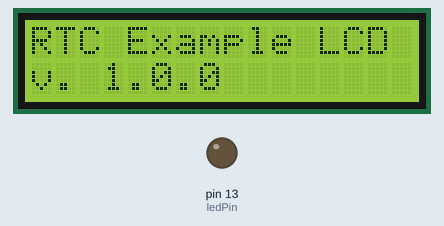
Bench run of a sketch on a simulated Arduino Uno, built with avr-gcc and run on an emulated ATmega328P. On the bench: 16×2 character LCD, output pins drawn as LEDs (lit = HIGH). The local clock reads 2024-03-15 10:24:30 at power-on unless the sketch sets it.

Above: at 0.1 s.
At 2.2 s:
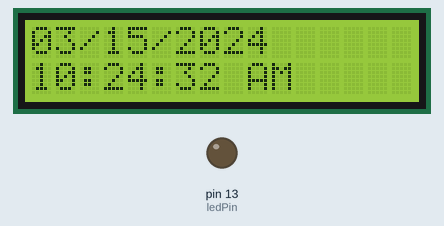
At 10.4 s:
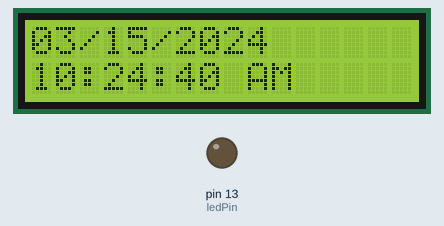
At 19.7 s:
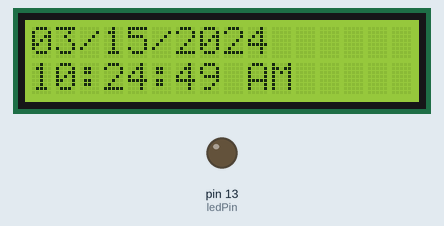
At 28.9 s:
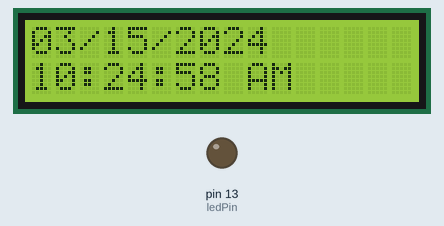
At 38.2 s:
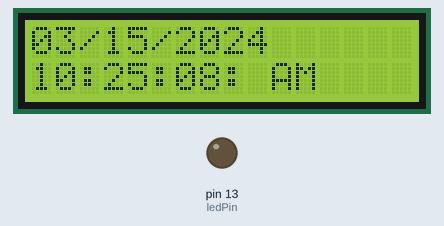

Measured:
- what the display in image 1 shows lasts 1.1 s, from 2.1 s to 3.2 s

The sketch:

RTC_Clock_Example_LCD_v_1-0-0.ino
```cpp
/*
  RTC_Clock_Example_LCD_v_1-0-0

  Version 1.0.0

  This is a simple program that reads the time from a connected RTC
  module using the DS3231 IC and displays the information to
  a I2C 2x16 LCD display.

  HARDWARE NOTE:

  The DS3231 AT24C32 RTC Module purchased from Amazon
  is designed to use a rechargeable CR2032 battery to
  keep the RTC module date time memory intact when powered
  off.  You will need to remove the 200 Ohm resistor next
  to the SCL input pin on the board to disable this recharging
  circuit when using a non-rechargeable CR2032 battery.

  RTC
  Pin:      Connected To:

  1         SCL
  2         SDA
  3         5 VDC
  4         GND

  I2C
  Display:  Connected To:

  GND       GND
  VCC       5 VDC
  SDA       SDA
  SCL       SCL

  Created:   August 29, 2024
  Modified:  August 29, 2024
  by Todd S. Canaday
  tcanaday@memphis.edu

  Arduino Compiler Version:  arduino-1.8.13

  Revision Notes:

  08/29/2024  Initial release of source code.
*/

#include <RTClib.h>
#include <LiquidCrystal_I2C.h>

#define DEBUG false                  //  set to true for console output, false for no console output...
#define Serial if(DEBUG)Serial
#define BAUDRATE 9600               //  default baud rate for console...

/********************/
/*  CONSTRUCTORS    */
/********************/
//  create an object of the DS3231 RTC module using address 0x53...
RTC_DS3231 rtc;
//  initialize I2C LCD display (address = 0x27)...
LiquidCrystal_I2C lcd(0x27,16,2);

/********************/
/*  VARIABLES       */
/********************/
const int ledPin = 13;              //  on board LED...
int delayTime = 1000;               //  variable to delay between clock readings...
int blinkDelay = 100;               //  variable to delay between LED on / off state...
long rtcReadTime = 0;               //  used to store display time for RTC clock...
//  array to define day names...
const char weekDays[7][10] = {"Sunday", "Monday", "Tuesday", "Wednesday", "Thursday", "Friday", "Saturday"};
//  array to define month names...
const char monthNames[12][10] = {"January", "February", "March", "April", "May", "June", "July", "August", "September", "October", "November", "December"};

void setup()
{
  lcd.init();                       //  initialize the I2C LCD...
  lcd.noBacklight();                //  disable backlight for the I2C LCD...
  lcd.clear();                      //  clear the I2C LCD...
  lcd.backlight();                  //  enable backlight for the I2C LCD...

  Serial.begin(BAUDRATE);           //  start the serial port in case debug...

  pinMode(ledPin, OUTPUT);          //  Pin 13 has an LED connected...
  digitalWrite(ledPin, LOW);        //  turn the LED off...

  //  display a startup message to the I2C LCD display...
  DisplayStartupMessageToLCD();
  //  delay for specified time...
  delay(2000);

  //  initialize and begin the RTC...
  if(!rtc.begin())
  {
    //  alert the user that the RTC module was not detected...
    Serial.println(F("Could not detect the RTC module!"));
    //  "blink" the onboard LED and loop forever until reset...
    while(true)
    {
      digitalWrite(ledPin, HIGH);   //  turn the LED on...
      delay(blinkDelay);            //  delay...
      digitalWrite(ledPin, LOW);    //  turn the LED off...
      delay(blinkDelay);            //  delay...
    }
  }

  //  dont need the 32K pin so disable it...
  rtc.disable32K();

  //  see if the RTC has lost its memory backup power
  //  (i.e. - battery is dying or not installed)...
  if(rtc.lostPower())
  {
    Serial.println(F("Looks like the RTC module has lost backup power!"));
    UpdateRTC();                      //  update the RTC with the current date and time...
  }
}

void loop()
{
  //  this allows the program to run within the loop on a "timed" basis
  //  so there is a delay of 'delayTime' which slows down the loop...
  if((millis() - rtcReadTime) > delayTime)
  {
    //  show the data on the I2C display...
    PrintDateTimeToDisplay();
    //  get and display the date and time from the RTC to the serial console...
    DisplayDateTimeFromRTC();
    //  set current clock cycles for next pass...
    rtcReadTime = millis();
  }
}

/**
 * Method used to set the RTC clock.
 * NOTE:  This method should only be
 * called once.
 */
void UpdateRTC()
{
  // following line sets the RTC to the Date and Time this sketch was compiled...
  rtc.adjust(DateTime(F(__DATE__), F(__TIME__)));
}

/**
 * Method used to query the RTC module and
 * get the current Date / Time stamp then
 * print this to console using the format
 * "MM/DD/YYYY HH:MM:SS (AM/PM)".
 */
void DisplayDateTimeFromRTC()
{
  //  get the date and time from the RTC...
  DateTime rtcTime = rtc.now();

  int ss = rtcTime.second();
  int mm = rtcTime.minute();
  int hh = rtcTime.twelveHour();
  int dd = rtcTime.day();
  int MM = rtcTime.month();
  int yyyy = rtcTime.year();
  int dow = rtcTime.dayOfTheWeek();

  //  first, print out the day of the week...
  Serial.print(weekDays[dow]);
  //  add a space...
  Serial.print(F(" "));

  //  if month is single digit, add leading zero...
  if (MM < 10)
  {
    Serial.print(F("0"));
    Serial.print(MM);
    Serial.print(F("/"));
  }
  else
  {
    Serial.print(MM);
    Serial.print(F("/"));
  }

  //  if day is single digit, add leading zero...
  if (dd < 10)
  {
    Serial.print(F("0"));
    Serial.print(dd);
    Serial.print(F("/"));
  }
  else
  {
    Serial.print(dd);
    Serial.print(F("/"));
  }

  //  print the year...
  Serial.print(yyyy);

  //  add a space...
  Serial.print(F(" "));

  //  if hour is single digit, add leading zero...
  if (hh < 10)
  {
    Serial.print(F("0"));
    Serial.print(hh);
    Serial.print(F(":"));
  }
  else
  {
    Serial.print(hh);
    Serial.print(F(":"));
  }

  //  if minute is single digit, add leading zero...
  if (mm < 10)
  {
    Serial.print(F("0"));
    Serial.print(mm);
    Serial.print(F(":"));
  }
  else
  {
    Serial.print(mm);
    Serial.print(F(":"));
  }

  //  if second is single digit, add leading zero...
  if (ss < 10)
  {
    Serial.print(F("0"));
    Serial.print(ss);
    Serial.print(F(" "));
  }
  else
  {
    Serial.print(ss);
    Serial.print(F(" "));
  }

  //  print AM / PM indication...
  if (rtcTime.isPM())
  {
    Serial.println(F("PM"));
  }
  else
  {
    Serial.println(F("AM"));
  }

  //  flush the serial port...
  Serial.flush();
}

/**
 * PrintDateTimeToDisplay
 * Method used to query the RTC module and
 * get the current Date / Time stamp then
 * print this to the I2C LCD display using
 * the format "MM/DD/YYYY HH:MM:SS (AM/PM)".
 */
void PrintDateTimeToDisplay()
{
  // get time and date from RTC and save in variables
  DateTime rtcTime = rtc.now();

  int ss = rtcTime.second();
  int mm = rtcTime.minute();
  int hh = rtcTime.twelveHour();
  int DD = rtcTime.dayOfTheWeek();
  int dd = rtcTime.day();
  int MM = rtcTime.month();
  int yyyy = rtcTime.year();

  //  clear the I2C LCD dsiplay...
  lcd.clear();
  //  set cursor to character 0 on line 0...
  lcd.setCursor(0,0);
  //  print the date to the LCD screen...
  //  if month is single digit, add leading zero...
  if (MM < 10)
  {
    lcd.print("0");
    lcd.print(MM);
    lcd.print("/");
  }
  else
  {
    lcd.print(MM);
    lcd.print("/");
  }

  //  if day is single digit, add leading zero...
  if (dd < 10)
  {
    lcd.print("0");
    lcd.print(dd);
    lcd.print("/");
  }
  else
  {
    lcd.print(dd);
    lcd.print("/");
  }

  //  print the year...
  lcd.print(yyyy);

  //  set cursor to character 0 on line 1...
  lcd.setCursor(0,1);
  //  print the time to the LCD screen...
  //  if month is single digit, add leading zero...
  if (hh < 10)
  {
    lcd.print("0");
    lcd.print(hh);
    lcd.print(":");
  }
  else
  {
    lcd.print(hh);
    lcd.print(":");
  }

  //  if day is single digit, add leading zero...
  if (mm < 10)
  {
    lcd.print("0");
    lcd.print(mm);
    lcd.print(":");
  }
  else
  {
    lcd.print(mm);
    lcd.print(":");
  }

  //  if second is single digit, add leading zero...
  if (ss < 10)
  {
    lcd.print("0");
    lcd.print(ss);
    lcd.print(":");
  }
  else
  {
    lcd.print(ss);
  }

  //  write AM / PM indication...
  if (rtcTime.isPM())
  {
    lcd.print(" PM");
  }
  else
  {
    lcd.print(" AM");
  }
}

/**
 * DisplayStartupMessageToLCD
 * Method used to display the startup
 * message to the I2C LCD display.
 */
void DisplayStartupMessageToLCD()
{
  //  clear the I2C LCD dsiplay...
  lcd.clear();
  //  set cursor to character 0 on line 0...
  lcd.setCursor(0,0);
  //  print message to the LCD screen...
  lcd.print("RTC Example LCD");
  //  set cursor to character 0 on line 1...
  lcd.setCursor(0,1);
  //  print message to the LCD screen...
  lcd.print("v. 1.0.0");
}
```
